Frame 1 (no input): blank canvas, image omitted
Frame 60 (no input): blank canvas, image omitted
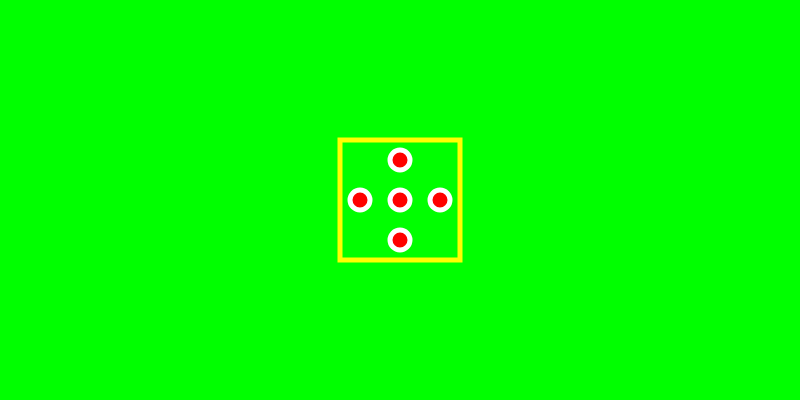
Frame 120 (the mouse pressed at the canvas centre since frame 60)

The p5.js sketch whose frames 1 and 60 were blank and that drew this single picture after the mouse press (run headless with seeded random() and noise() and a simulated clock; from frame 60 on, the mouse is pressed at the canvas centre):

// p5.js sketch
// ── sketch.js
let width  = 800;
let height = 400
let r      = 20

function setup() {
  createCanvas(width,height);
  background(0,255,0);
  rectMode(CENTER);
}

function draw() {
  
  background(0,255,0);

  if (mouseIsPressed){
    
    strokeWeight(5);stroke(255,255,255);fill(255,0,0);
    
    ellipse(mouseX,mouseY,r,r);
    
    ellipse(mouseX+2*r,mouseY,r,r);
    ellipse(mouseX-2*r,mouseY,r,r);
    
    ellipse(mouseX,mouseY+2*r,r,r);
    ellipse(mouseX,mouseY-2*r,r,r);
    
    strokeWeight(5);stroke(255,255,0);noFill()
    rect(mouseX,mouseY,6*r,6*r)
    
  }
  
  
}
